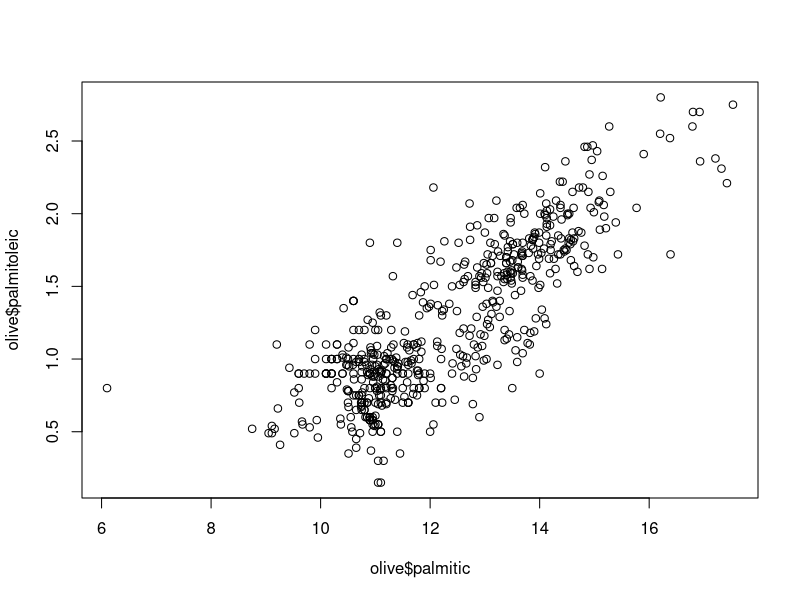
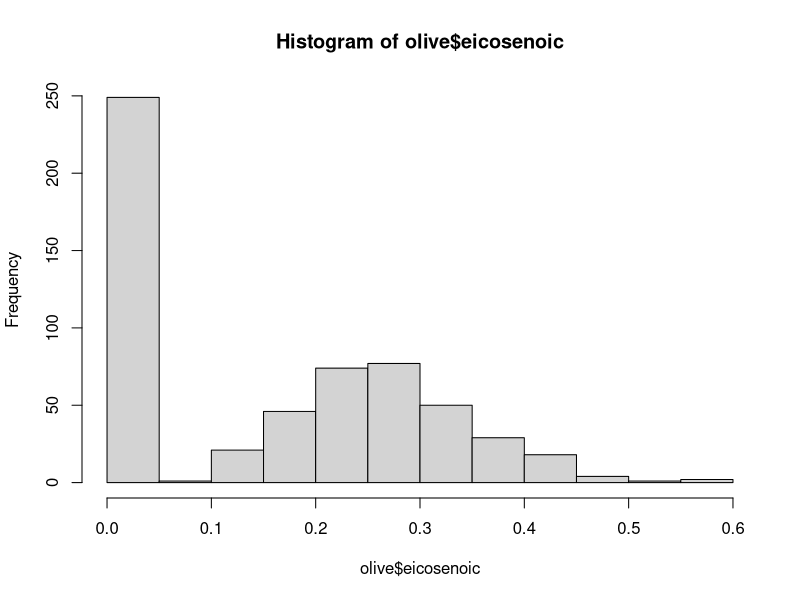
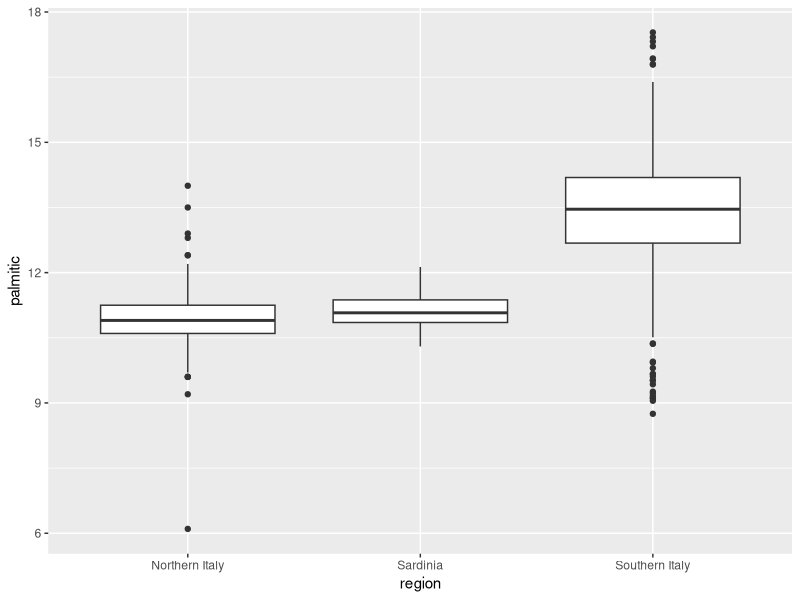
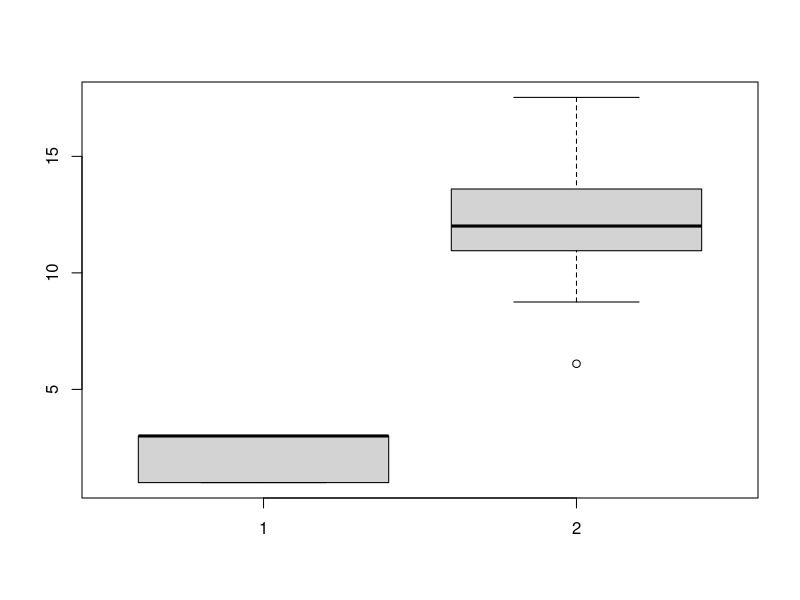

Generate these figures, in order, with R:
# installing and loading the dplyr package
install.packages("dplyr")
library(dplyr)

# adding a column with mutate
library(dslabs)
data("murders")
murders <- mutate(murders, rate = total / population * 100000)

# subsetting with filter
filter(murders, rate <= 0.71)

# selecting columns with select
new_table <- select(murders, state, region, rate)
head(new_table)
# using the pipe
murders %>% select(state, region, rate) %>% filter(rate <= 0.71)

library(dslabs)
data(heights)
options(digits = 3) 
haverage <- sum(heights$height)/length(heights$height)

mean(heights$height)
ind <- data.frame(height=heights$height > haverage )

a <-  heights %>% select(sex,height)   %>%  filter(height > haverage) %>% filter(sex == "Female") 

b <- data.frame(sex=heights$sex == "Female" )

minHeight <- min(heights$height)

match(minHeight, heights$height)

maxHeight <- max(heights$height)

x <- 50:82

sum(! (x %in% heights$height))

heights2 <-data.frame(heights,ht_cm= heights$height * 2.54)

heights2$ht_cm[18]
mean(heights2$ht_cm)

females <- data.frame(ht_cm = heights2$ht_cm,sex=heights2$sex == "Female" )
sum(females$sex)

 
a <- heights2 %>% filter(sex == "Female") 
mean(a$ht_cm)

library(tidyverse)

library(dslabs)
data(olive)
head(olive)

plot(olive$palmitic, olive$palmitoleic)

hist(olive$eicosenoic)


ggplot(olive, aes(x = region, y = palmitic )) +
  geom_boxplot()


boxplot(olive$region, olive$palmitic)
